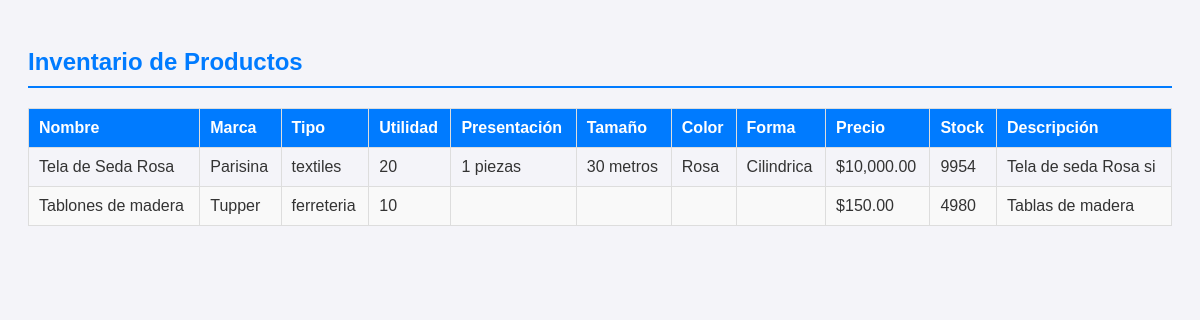
The page /PHP/panel_productos.php on the database its author committed.
### tables this page shows
CREATE TABLE `productos` (
  `id_producto` int(11) NOT NULL,
  `ruta_archivo` varchar(255) NOT NULL,
  `nombre_producto` varchar(255) NOT NULL,
  `marca` varchar(100) NOT NULL,
  `tipo` varchar(50) NOT NULL,
  `utilidad` varchar(100) NOT NULL,
  `presentacion` varchar(100) DEFAULT NULL,
  `tamano` varchar(50) DEFAULT NULL,
  `color` varchar(50) DEFAULT NULL,
  `forma` varchar(50) DEFAULT NULL,
  `cantidad_stock` int(11) NOT NULL DEFAULT 0,
  `precio_unitario` decimal(10,2) NOT NULL,
  `fecha_ingreso` date NOT NULL,
  `fecha_elaboracion` date DEFAULT NULL,
  `fecha_caducidad` date DEFAULT NULL,
  `descripcion` text DEFAULT NULL,
  `usuario_registro` varchar(50) DEFAULT NULL
);

### PHP/panel_productos.php (the view, shortened to what this page needs)
<?php
include('../BD/C.php');
$sql_listado = "
SELECT
    p.nombre_producto,
    p.marca,
    p.tipo,
    p.utilidad,
    p.presentacion,
    p.tamano,
    p.color,
    p.forma,
    p.cantidad_stock,
    p.precio_unitario,
    p.descripcion,
    d.porcentaje_descuento,
    (p.precio_unitario - (p.precio_unitario * IFNULL(d.porcentaje_descuento, 0) / 100)) AS precio_con_descuento
FROM
    Productos p
LEFT JOIN
    Descuentos d ON p.id_producto = d.id_producto AND d.activo = TRUE
    AND CURDATE() BETWEEN d.fecha_inicio AND d.fecha_fin
ORDER BY
    p.id_producto DESC;
";
$result_listado = $conn->query($sql_listado);
?>
<!DOCTYPE html>
<html lang="es">
<head>
    <link rel="stylesheet" href="../CSS/panelProducto.css">
</head>
<body>
    <h2>Inventario de Productos</h2>
    <?php
    if ($result_listado->num_rows > 0) {
        echo "<table>";
        echo "<thead><tr>
                <th>Nombre</th>
                <th>Marca</th>
                <th>Tipo</th>
                <th>Utilidad</th>
                <th>Presentación</th>
                <th>Tamaño</th>
                <th>Color</th>
                <th>Forma</th>
                <th>Precio</th>
                <th>Stock</th>
                <th>Descripción</th>
              </tr></thead>";
        echo "<tbody>";
        while ($row = $result_listado->fetch_assoc()) {
            echo "<tr>";
            echo "<td>" . htmlspecialchars($row['nombre_producto']) . "</td>";
            echo "<td>" . htmlspecialchars($row['marca']) . "</td>";
            echo "<td>" . htmlspecialchars($row['tipo']) . "</td>";
            echo "<td>" . htmlspecialchars($row['utilidad']) . "</td>";
            echo "<td>" . htmlspecialchars($row['presentacion']) . "</td>";
            echo "<td>" . htmlspecialchars($row['tamano']) . "</td>";
            echo "<td>" . htmlspecialchars($row['color']) . "</td>";
            echo "<td>" . htmlspecialchars($row['forma']) . "</td>";
            echo "<td>";
            if ($row['porcentaje_descuento'] > 0) {
                echo "<span class='precio-original'>$" . number_format($row['precio_unitario'], 2) . "</span>";
                echo "<span class='precio-oferta'>$" . number_format($row['precio_con_descuento'], 2) . "</span>";
            } else {
                echo "$" . number_format($row['precio_unitario'], 2);
            }
            echo "</td>";
            echo "<td>" . htmlspecialchars($row['cantidad_stock']) . "</td>";
            echo "<td>" . htmlspecialchars($row['descripcion']) . "</td>";
            echo "</tr>";
        }
        echo "</tbody>";
        echo "</table>";
    } else {
        echo "<p>No se encontraron productos registrados.</p>";
    }
    ?>
</body>
</html>

### CSS/panelProducto.css (style rules this page uses)
body { font-family: Arial, sans-serif; background-color: #f4f4f9; color: #333; padding: 20px; }
h2 { color: #007bff; border-bottom: 2px solid #007bff; padding-bottom: 10px; margin-bottom: 20px; }
table { width: 100%; border-collapse: collapse; margin-top: 20px; }
th, td { border: 1px solid #ddd; padding: 10px; text-align: left; vertical-align: top; }
th { background-color: #007bff; color: white; }
tr:nth-child(even) { background-color: #f9f9f9; }

### rows shown on the page
productos: nombre_producto "Tela de Seda Rosa", marca "Parisina", tipo "textiles", utilidad "20", presentacion "1 piezas", tamano "30 metros", color "Rosa", forma "Cilindrica", precio_unitario "10,000.00", cantidad_stock "9954", descripcion "Tela de seda Rosa si"
productos: nombre_producto "Tablones de madera", marca "Tupper", tipo "ferreteria", utilidad "10", precio_unitario "150.00", cantidad_stock "4980", descripcion "Tablas de madera"
